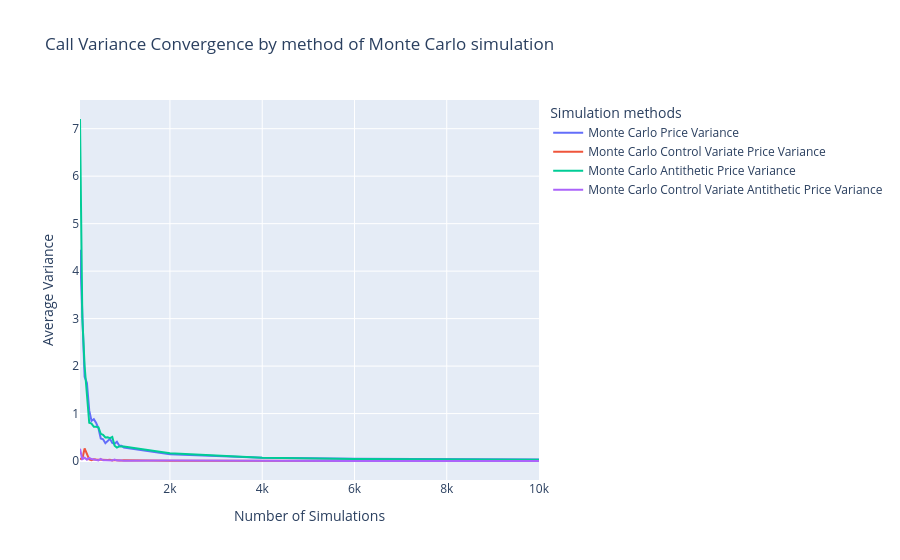

Notebook cell for this chart:
### Code cell
fig = go.Figure()

# Courbe 1 : Moyenne
fig.add_trace(go.Scatter(
    x=df_call_mc.index,
    y=df_call_mc["var_normalized"],
    mode='lines',
    name='Monte Carlo Price Variance'
))

fig.add_trace(go.Scatter(
    x=df_call_mc_cv.index,
    y=df_call_mc_cv["var_normalized"],
    mode='lines',
    name='Monte Carlo Control Variate Price Variance'
))

fig.add_trace(go.Scatter(
    x=df_call_mc_an.index,
    y=df_call_mc_an["var_normalized"],
    mode='lines',
    name='Monte Carlo Antithetic Price Variance'
))

fig.add_trace(go.Scatter(
    x=df_call_mc_an_cv.index,
    y=df_call_mc_an_cv["var_normalized"],
    mode='lines',
    name='Monte Carlo Control Variate Antithetic Price Variance'
))

fig.update_layout(
    title="Call Variance Convergence by method of Monte Carlo simulation",
    xaxis_title="Number of Simulations",
    yaxis_title="Average Variance",
    legend_title="Simulation methods"
)

fig.show()

### Figure 1 — Plotly figure (JSON) as saved in the notebook; plotly's stock layout.template omitted (floating-point values rounded to 4 significant figures)
{"data": [{"mode": "lines", "name": "Monte Carlo Price Variance", "type": "scatter", "x": [50, 100, 150, 200, 250, 300, 350, 400, 450, 500, 550, 600, 650, 700, 750, 800, 850, 900, 950, 1000, 2000, 4000, 6000, 8000, 10000], "y": [4.449, 3.198, 1.777, 1.644, 1.067, 0.8464, 0.8803, 0.8019, 0.6878, 0.4757, 0.4572, 0.3763, 0.4244, 0.469, 0.3825, 0.3625, 0.4057, 0.3247, 0.3227, 0.2861, 0.1443, 0.06874, 0.04795, 0.03639, 0.03021]}, {"mode": "lines", "name": "Monte Carlo Control Variate Price Variance", "type": "scatter", "x": [50, 100, 150, 200, 250, 300, 350, 400, 450, 500, 550, 600, 650, 700, 750, 800, 850, 900, 950, 1000, 2000, 4000, 6000, 8000, 10000], "y": [0.04729, 0.04605, 0.2658, 0.1586, 0.03383, 0.01905, 0.03686, 0.03041, 0.02526, 0.02212, 0.02144, 0.01538, 0.0203, 0.02825, 0.01471, 0.02391, 0.01397, 0.01173, 0.01369, 0.01622, 0.00553, 0.003249, 0.00211, 0.001491, 0.001039]}, {"mode": "lines", "name": "Monte Carlo Antithetic Price Variance", "type": "scatter", "x": [50, 100, 150, 200, 250, 300, 350, 400, 450, 500, 550, 600, 650, 700, 750, 800, 850, 900, 950, 1000, 2000, 4000, 6000, 8000, 10000], "y": [7.204, 3.019, 2.001, 1.298, 0.8068, 0.7896, 0.723, 0.7231, 0.7092, 0.5739, 0.5521, 0.4966, 0.5002, 0.4803, 0.5069, 0.3214, 0.2822, 0.3078, 0.3033, 0.3085, 0.1647, 0.06902, 0.04485, 0.0358, 0.02936]}, {"mode": "lines", "name": "Monte Carlo Control Variate Antithetic Price Variance", "type": "scatter", "x": [50, 100, 150, 200, 250, 300, 350, 400, 450, 500, 550, 600, 650, 700, 750, 800, 850, 900, 950, 1000, 2000, 4000, 6000, 8000, 10000], "y": [0.2577, 0.04058, 0.07163, 0.0301, 0.06748, 0.04091, 0.03266, 0.02968, 0.01452, 0.04633, 0.01695, 0.01896, 0.01252, 0.01851, 0.01288, 0.02926, 0.01151, 0.0153, 0.00987, 0.006991, 0.01271, 0.002635, 0.00207, 0.001395, 0.001481]}], "layout": {"legend": {"title": {"text": "Simulation methods"}}, "title": {"text": "Call Variance Convergence by method of Monte Carlo simulation"}, "xaxis": {"title": {"text": "Number of Simulations"}}, "yaxis": {"title": {"text": "Average Variance"}}}}
